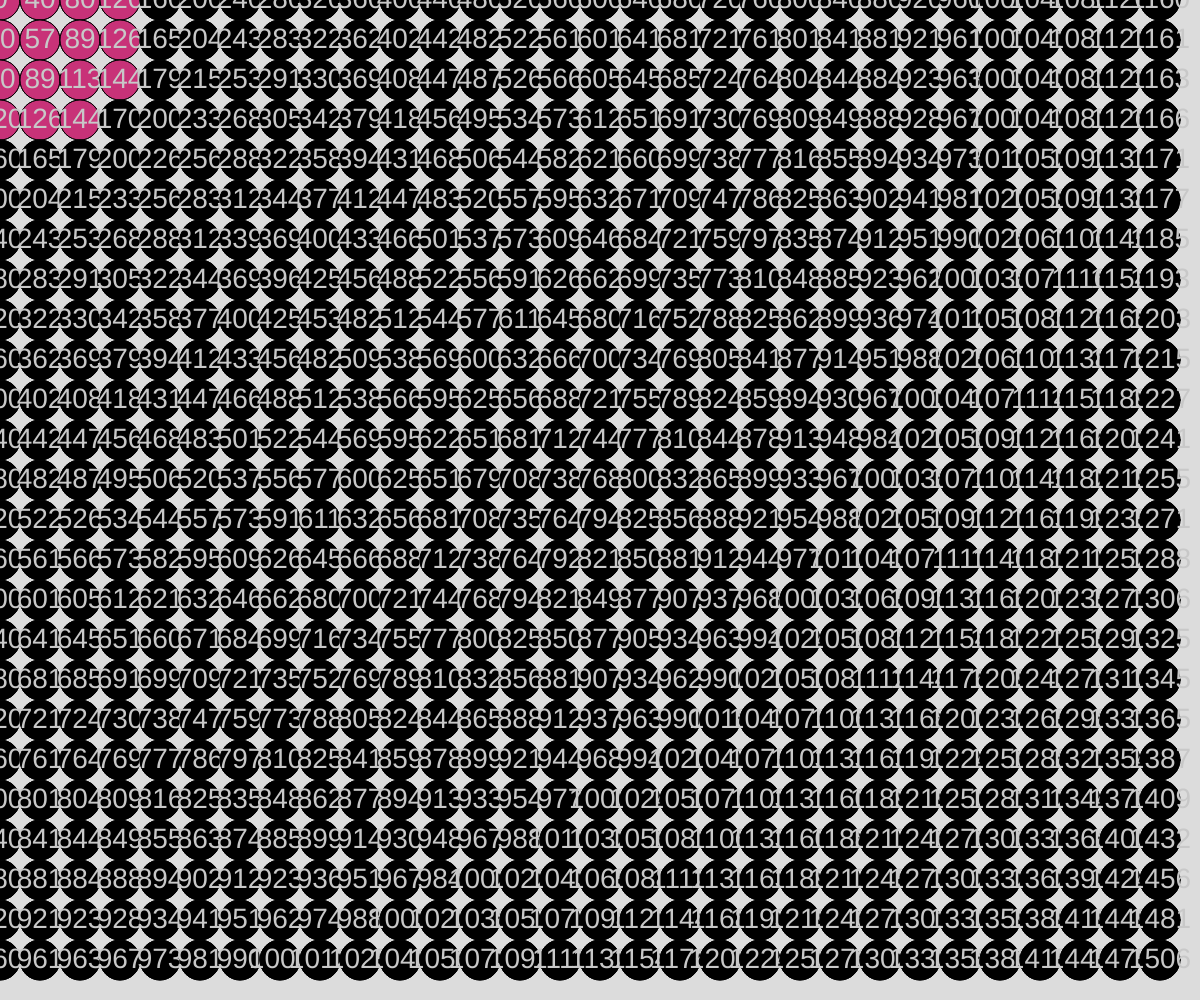
Frame 1 (no input)
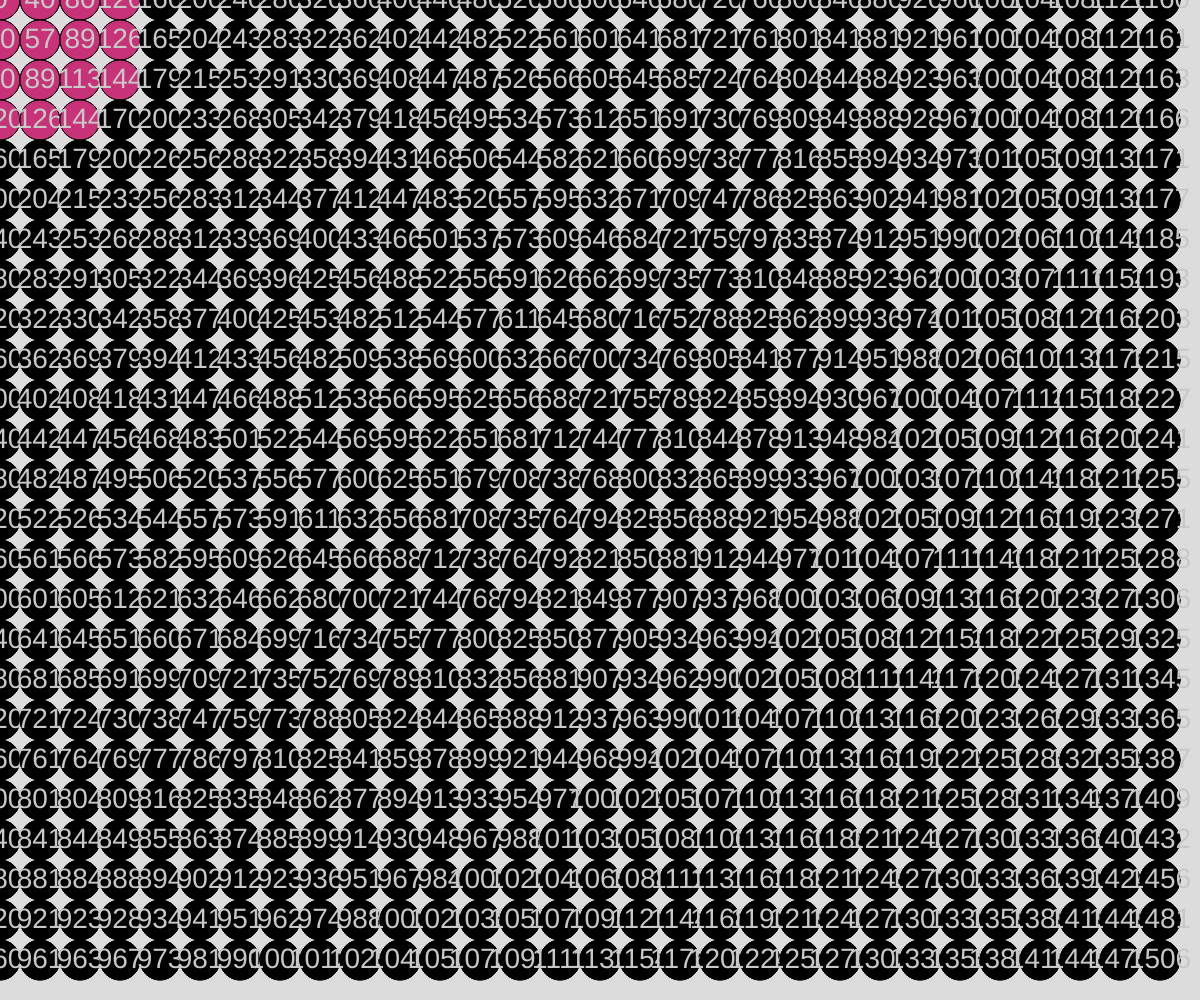
Frame 60 (no input)
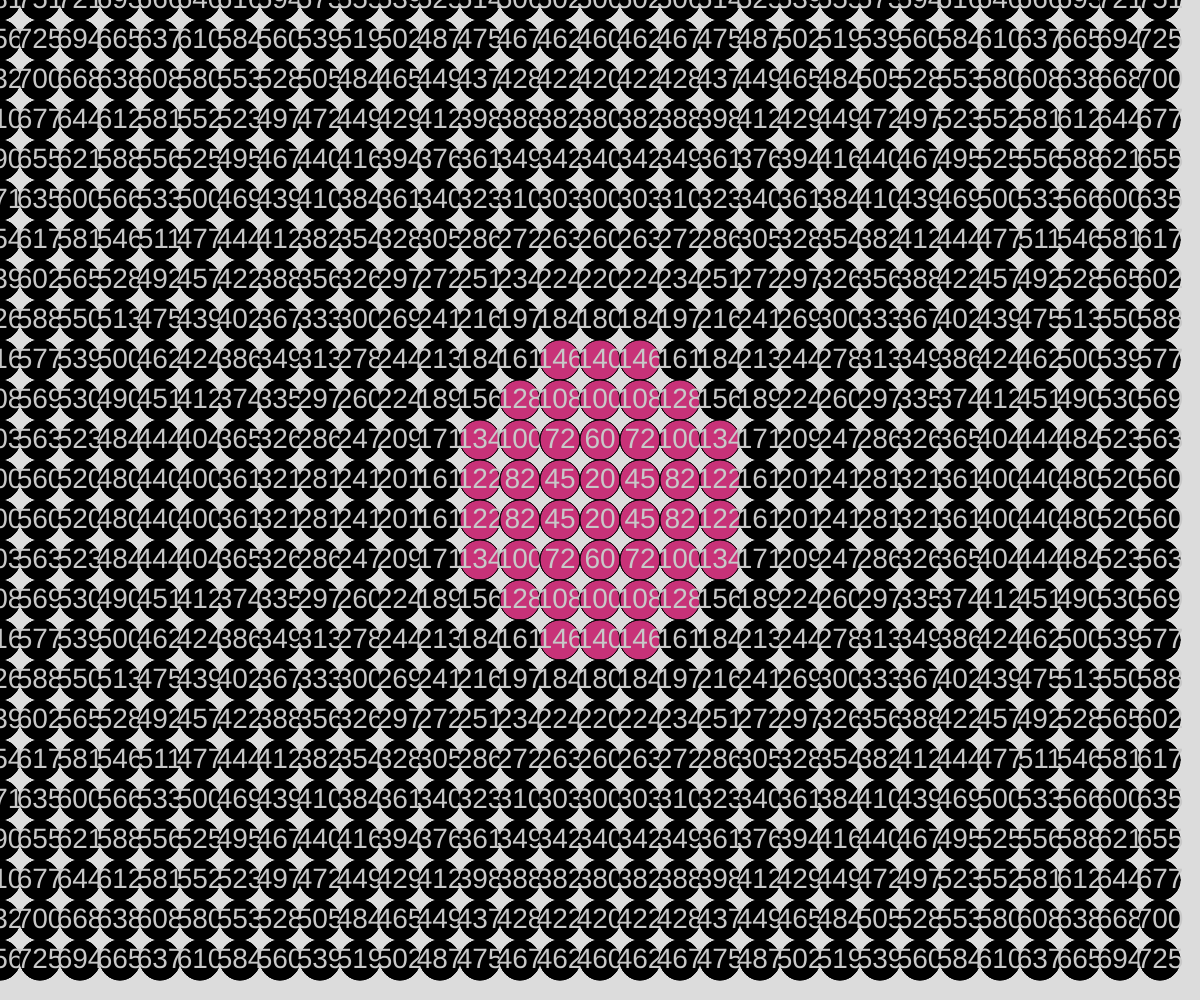
Frame 120 (the mouse pressed at the canvas centre since frame 60)

The p5.js sketch that drew these frames (run headless with seeded random() and noise() and a simulated clock; from frame 60 on, the mouse is pressed at the canvas centre):

// p5.js sketch
// ── sketch.js
// Drawing with Loops Demo
// Henry V
// 10.9.2024

// Global Variables 
let gridSpacing = 40;

function setup() {
  createCanvas(windowWidth, windowHeight);
  //loopReview();
}


function loopReview() {
  // quick nested loop practice (x,y)
  for ( let x = 0; x < 4; x++) {  // x: 0, 1 ,2, 3
    for (let y = 0; y < 4; y++) { // y: 0, 1, 2, 3
      print (x,y);
    }
  }
}
///// LOOP REVIEW FOR PRINT (0,1) (0,2) (0,3) (0,4) 

function draw() {
  background(220);
  renderGrid();
}

function circleDistance(x1, y1, x2, y2) {
  // take in two endpoints and return the 
  // straight line distance between them 
  // Our answer will be rounded. 
  let a = abs(x1 -x2);
  let b = abs(y1 - y2);
  let c = sqrt(pow(a,2) + pow(b,2));
  return round(c);
}

function renderGrid() {
  // use nested loop to create a grid of shape 
  for (let x = 0; x < width; x = x + gridSpacing) {
    for (let y = 0; y < height; y = y + gridSpacing) {
      circle(x,y,gridSpacing);
      let d = circleDistance(x,y,mouseX,mouseY);

      if (d > 150) {
        fill(0)
      }
      else {
        fill(200,50,120);
      }
      circle(x,y,gridSpacing);

      fill(200);
      textSize(gridSpacing - 12);
      textAlign(CENTER,CENTER);
      text(d,x,y);
    }
  }
}
